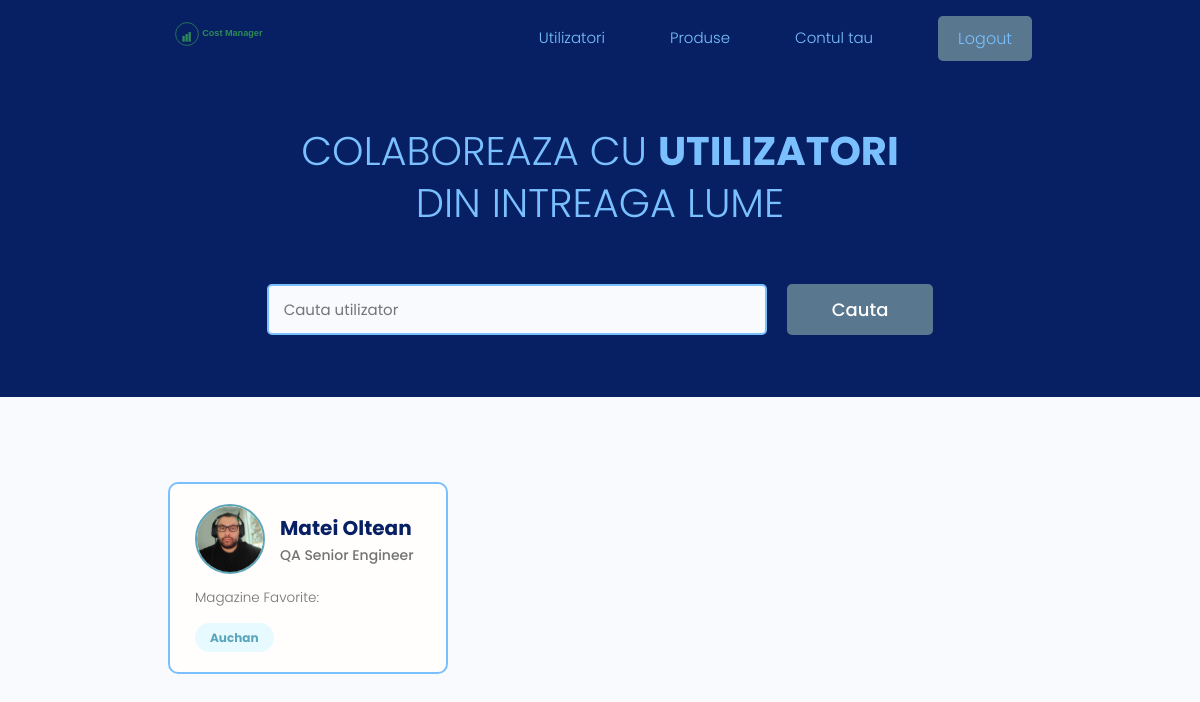
The page / (signed in) on the database its author committed.
### users/models.py (models this page shows, shortened)
class Profile(models.Model):
    user = models.OneToOneField(User, on_delete=models.CASCADE, null=True, blank=True)
    nume = models.CharField(max_length=200, blank=True, null=True)
    prenume = models.CharField(max_length=200, blank=True, null=True)
    bio = models.CharField(max_length=200, blank=True, null=True)
    email = models.EmailField(max_length=500, blank=True, null=True)
    username = models.CharField(max_length=200, blank=True, null=True)
    magazine_favorite = models.CharField(max_length=200, blank=True, null=True)
    poza_profil = models.ImageField(null=True, blank=True, upload_to='profiles/', default="profiles/user_default.png")
    social_github = models.CharField(max_length=200, blank=True, null=True)
    social_linkedin = models.CharField(max_length=200, blank=True, null=True)
    social_twitter = models.CharField(max_length=200, blank=True, null=True)
    social_instagram = models.CharField(max_length=200, blank=True, null=True)
    created = models.DateTimeField(auto_now_add=True)
    id = models.UUIDField(default=uuid.uuid4, unique=True, primary_key=True, editable=False)

### users/views.py (the view)
# urls.py: path('', views.profiles, name='profiles'),
def profiles(request):
    profiles, search_query = searchProfiles(request)
    context = {'profiles': profiles, 'search_query': search_query}
    return render(request, 'users/profiles.html', context)

### users/utils.py (called while the page is built)
def searchProfiles(request):
    search_query = ''
    if request.GET.get('search_query'):
        search_query = request.GET.get('search_query')
    profiles = Profile.objects.distinct().filter(
        Q(nume__icontains=search_query) |
        Q(prenume__icontains=search_query) |
        Q(magazine_favorite__icontains=search_query)
    )
    return profiles, search_query

### users/templates/users/profiles.html (shortened to what this page needs)
{% extends 'main.html' %}
{% block content %}
  <main class="home">
    <section class="hero-section text-center">
      <div class="container container--narrow">
        <div class="hero-section__box">
          <h2>COLABOREAZA CU <span>UTILIZATORI</span></h2>
          <h2>DIN INTREAGA LUME</h2>
        </div>
        <div class="hero-section__search">
          <form class="form" action="{% url 'profiles' %}" method="get">
            <div class="form__field">
              <input class="input input--text" id="formInput#search" type="text" name="search_query"
              value="{{search_query}}"  placeholder="Cauta utilizator"/>
            </div>
            <input class="btn btn--sub btn--lg" type="submit" value="Cauta" />
          </form>
        </div>
      </div>
    </section>
    <section class="devlist">
      <div class="container container--narrow">
        <div class="grid grid--three">
          {% for profile in profiles %}
          <div class="column card">
            <div class="dev">
              <a href="{% url 'user_profile' profile.id %}" class="card__body">
                <div class="dev__profile">
                  <img class="avatar avatar--md" src="{{profile.poza_profil.url}}" />
                  <div class="dev__meta">
                    <h3>{{profile.nume}} {{ profile.prenume}}</h3>
                    <h5>QA Senior Engineer</h5>
                  </div>
                </div>
                <p class="dev__info">
                Magazine Favorite:
                </p>
                <div class="dev__skills">
                  <span class="tag tag--pill tag--main">
                    <small><b>{{ profile.magazine_favorite}}</b></small>
                  </span>
                </div>
              </a>
            </div>
          </div>
        </div>
        {% endfor%}
      </div>
    </section>
  </main>
{% endblock content %}

### static/styles/app.css (style rules this page uses)
:root { --color-sub: #072063; --color-sub-light: #59778e; --color-light: #7ac0ff; }
.btn--sub { background-color: var(--color-sub-light); }
.card { border: 2px solid var(--color-light); }
img { width: 100%; }
.hero-section { height: 40vh; display: flex; align-items: center; background-color: var(--color-sub); }
.hero-section__box { margin-bottom: 4rem; }
.hero-section__box > h2, .hero-section__box > h2 > span { font-size: 4rem; color: var(--color-light); line-height: 1.3; text-transform: uppercase; }
.hero-section__box > h2 { font-weight: 300; }
.hero-section__box > h2 > span { font-weight: 700; }
.hero-section__search > .form { display: flex; align-items: center; justify-content: center; gap: 2rem; }
.hero-section__search > .form input.input--text { width: 50rem; }
.devlist { margin-top: 8rem; }
.devlist .grid { align-items: stretch; }
.devlist .dev .dev__profile { display: flex; align-items: center; gap: 1.5rem; }
.devlist .dev .dev__meta h3 { color: var(--color-sub); font-size: 2rem; font-weight: 700; }
.devlist .dev .dev__meta h5 { color: var(--color-text); font-size: 1.4rem; font-weight: 500; }
.devlist .dev .dev__info { margin: 1.5rem 0; font-size: 1.35rem; line-height: 1.4; text-align: justify; }

### static/uikit/styles/modules/_variables.css (style rules this page uses)
:root { --color-main: #5aa5b9; --color-main-light: #e6faff; --color-sub: #3f4156; --color-sub-light: #51546e; --color-sub-lighter: #ededfd; --color-text: #737373; --color-gray: #8b8b8b; --color-light: #e5e7eb; --color-light-gray: #767676; --color-bg: #f8fafd; --color-white: #fffefd; --color-white-light: #f3f3f3; --color-success: #359e64; --color-success-bg: #def8e8; --color-error: #fc4b0b; --color-error-bg: #fff2ee; --font-base: 'Poppins', arial, helvetica, 'Segoe UI', roboto, ubuntu, sans-serif; --font-monospace: 'Fira Code', 'Courier New', courier, monospace; --font-regular: 300; --font-medium: 500; --font-bold: 700; --generic-shadow: 1px 1px 5px #00000010; --generic-transition: all 0.3s ease-in-out; }

### static/uikit/styles/modules/_base.css (style rules this page uses)
* { margin: 0; padding: 0; box-sizing: border-box; text-rendering: optimizeLegibility; color: inherit; font-size: inherit; }
html { font-size: 50%; }
@media only screen and (min-width: 480px) { html { font-size: 56.25%; } }
@media only screen and (min-width: 1200px) { html { font-size: 62.5%; } }
body { line-height: 1.6; font-weight: 400; font-size: 1.5rem; color: var(--color-text); background-color: var(--color-bg); min-height: 100vh; }

### static/uikit/styles/modules/_typography.css (style rules this page uses)
* { font-family: var(--font-base); }
h2 { font-size: 3.6rem; font-weight: var(--font-bold); }
h3 { font-size: 3.2rem; font-weight: var(--font-medium); }
h5 { font-size: 2.4rem; font-weight: var(--font-medium); }
h5, h6 { font-weight: var(--font-regular); }
p, span, strong { font-size: 1.6rem; color: var(--color-text); font-weight: var(--font-regular); }
a { padding-bottom: 2px; text-decoration: none; display: inline-block; color: var(--color-main); font-weight: var(--font-medium); }

### static/uikit/styles/modules/_utilities.css (style rules this page uses)
.container { width: 92%; max-width: 165rem; margin: 0 auto; box-sizing: border-box; }
.container--narrow { width: 92%; max-width: 120rem; }
@media screen and (min-width: 1000px) { .container { width: 90%; } }
@media screen and (min-width: 1000px) { .container--narrow { width: 85%; } }
@media screen and (min-width: 1200px) { .container { width: 80%; } }
@media screen and (min-width: 1200px) { .container--narrow { width: 72%; } }
.text-center { text-align: center; }

### static/uikit/styles/modules/_avatar.css (style rules this page uses)
.avatar { border-radius: 50%; border: 2px solid var(--color-main); object-fit: cover; }
.avatar--md { height: 7rem; width: 7rem; }

### static/uikit/styles/modules/_button.css (style rules this page uses)
.btn { display: inline-block; position: relative; cursor: pointer; background-color: var(--color-light); font-weight: var(--font-medium); color: var(--color-sub); text-decoration: none; padding: 1rem 2rem; border-radius: 0.5rem; border: none; width: -webkit-fit-content; width: -moz-fit-content; width: fit-content; height: -webkit-fit-content; height: -moz-fit-content; height: fit-content; font-size: 1.6rem; outline-width: 0; outline-color: transparent; -webkit-backface-visibility: hidden; backface-visibility: hidden; transition: all 0.3s ease-in-out; }
.btn--sub { background-color: var(--color-sub); color: var(--color-white); }
.btn--lg { font-size: 1.8rem; padding: 1.2rem 4.5rem; }

### static/uikit/styles/modules/_card.css (style rules this page uses)
.card { border-radius: 1rem; background-color: var(--color-white); border: 1.5px solid var(--color-light); width: auto; height: auto; margin-top: 0.5rem; margin-bottom: 0.5rem; overflow: hidden; }
.card__body, .card__header { padding: 2rem 2.5rem; }

### rows shown on the page
Profile: poza_profil (picture), nume "Matei", prenume "Oltean", magazine_favorite "Auchan"
